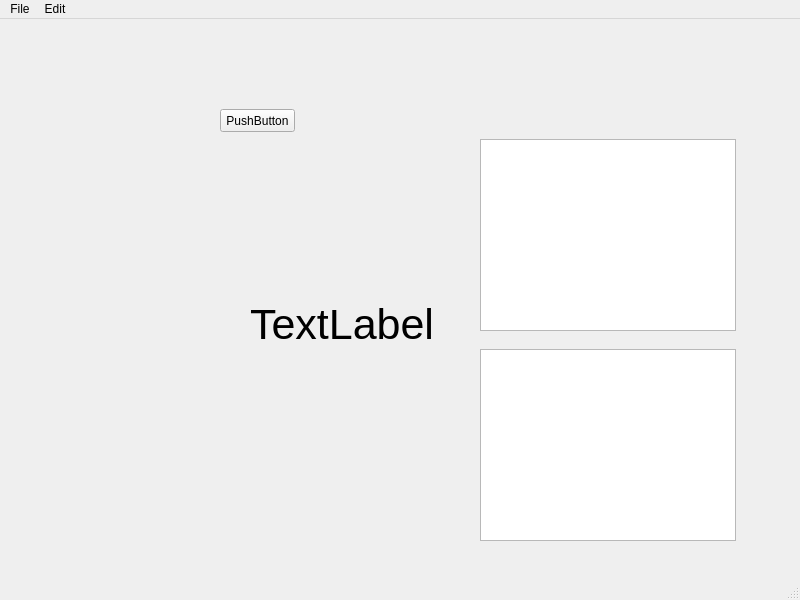
<?xml version="1.0" encoding="UTF-8"?>
<ui version="4.0">
 <class>MainWindow</class>
 <widget class="QMainWindow" name="MainWindow">
  <property name="geometry">
   <rect>
    <x>0</x>
    <y>0</y>
    <width>800</width>
    <height>600</height>
   </rect>
  </property>
  <property name="windowTitle">
   <string>MainWindow</string>
  </property>
  <widget class="QWidget" name="centralwidget">
   <widget class="QLabel" name="label">
    <property name="geometry">
     <rect>
      <x>250</x>
      <y>220</y>
      <width>441</width>
      <height>171</height>
     </rect>
    </property>
    <property name="font">
     <font>
      <pointsize>32</pointsize>
     </font>
    </property>
    <property name="text">
     <string>TextLabel</string>
    </property>
   </widget>
   <widget class="QPushButton" name="pushButton">
    <property name="geometry">
     <rect>
      <x>220</x>
      <y>90</y>
      <width>75</width>
      <height>23</height>
     </rect>
    </property>
    <property name="text">
     <string>PushButton</string>
    </property>
    <property name="autoDefault">
     <bool>true</bool>
    </property>
   </widget>
   <widget class="QTreeView" name="NationTreeView">
    <property name="geometry">
     <rect>
      <x>480</x>
      <y>120</y>
      <width>256</width>
      <height>192</height>
     </rect>
    </property>
   </widget>
   <widget class="QListView" name="NationListView">
    <property name="geometry">
     <rect>
      <x>480</x>
      <y>330</y>
      <width>256</width>
      <height>192</height>
     </rect>
    </property>
   </widget>
  </widget>
  <widget class="QMenuBar" name="menubar">
   <property name="geometry">
    <rect>
     <x>0</x>
     <y>0</y>
     <width>800</width>
     <height>22</height>
    </rect>
   </property>
   <widget class="QMenu" name="menuFile">
    <property name="title">
     <string>File</string>
    </property>
    <addaction name="actionSave"/>
    <addaction name="actionLoad"/>
   </widget>
   <widget class="QMenu" name="menuEdit">
    <property name="title">
     <string>Edit</string>
    </property>
   </widget>
   <addaction name="menuFile"/>
   <addaction name="menuEdit"/>
  </widget>
  <widget class="QStatusBar" name="statusbar"/>
  <action name="actionSave">
   <property name="text">
    <string>Save</string>
   </property>
   <property name="statusTip">
    <string>Save simulation</string>
   </property>
   <property name="shortcut">
    <string>Ctrl+S</string>
   </property>
  </action>
  <action name="actionLoad">
   <property name="text">
    <string>Load</string>
   </property>
  </action>
 </widget>
 <resources/>
 <connections/>
</ui>
